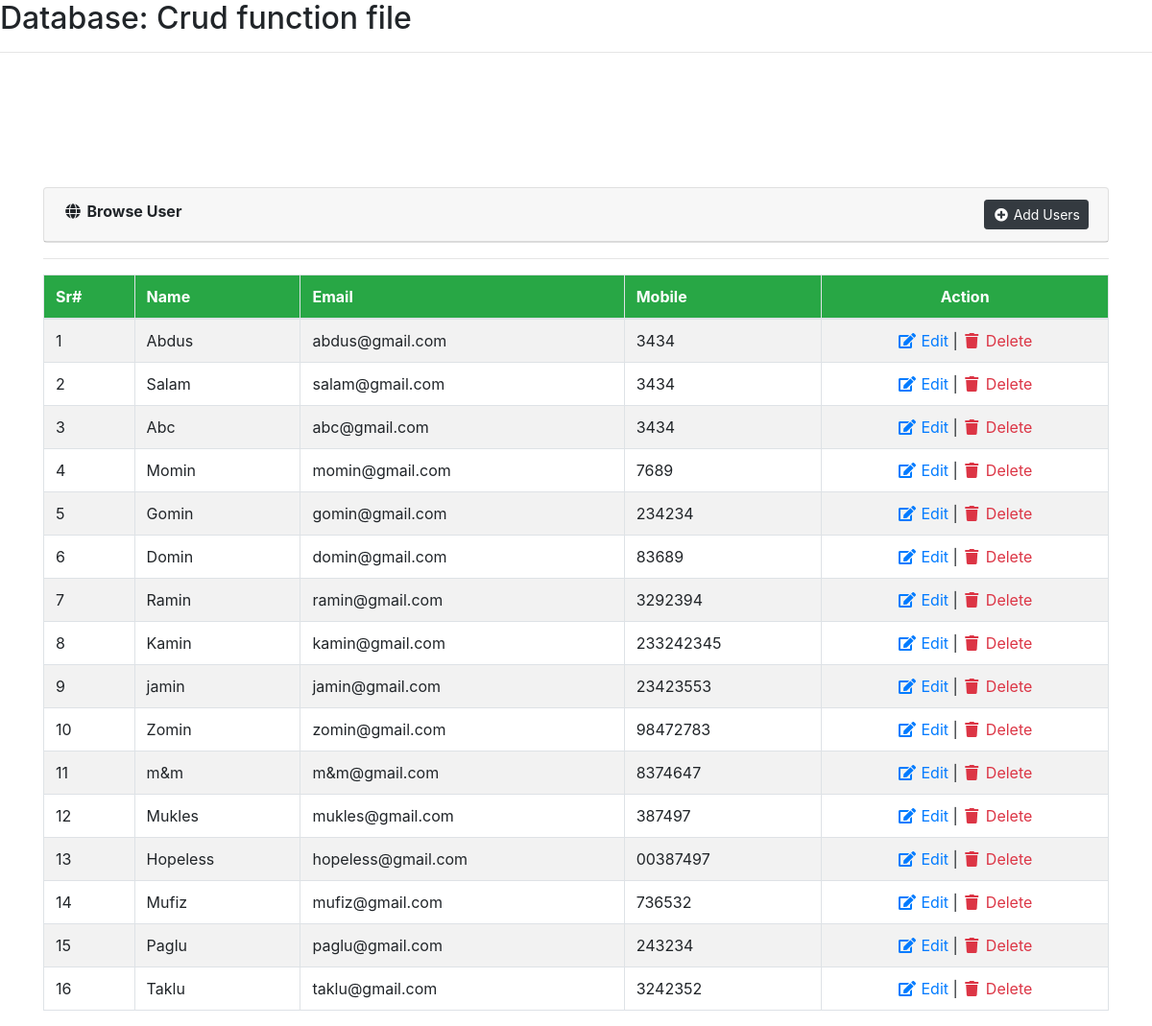
The page /users.php on the database its author committed.
### tables this page shows
CREATE TABLE `user` (
  `id` int(11) NOT NULL,
  `name` varchar(50) NOT NULL,
  `email` varchar(20) NOT NULL,
  `mobile` varchar(15) NOT NULL
);

### users.php (the view, shortened to what this page needs)
<?php
include('database.php');
$obj = new queryz();
$result = $obj->getData('user');
?>
<!doctype html>
<html lang="en-US">
   <head>
      <link rel="stylesheet" href="https://stackpath.bootstrapcdn.com/bootstrap/4.2.1/css/bootstrap.min.css">
      <link rel="stylesheet" href="https://use.fontawesome.com/releases/v5.6.3/css/all.css">
   </head>
   <body>
      <div class="container">
         <div class="card">
            <div class="card-header"><i class="fa fa-fw fa-globe"></i> <strong>Browse User</strong> <a href="manage-users.php" class="float-right btn btn-dark btn-sm"><i class="fa fa-fw fa-plus-circle"></i> Add Users</a></div>
         </div>
         <hr>
         <div>
            <table class="table table-striped table-bordered">
               <thead>
                  <tr class="bg-success text-white">
                     <th>Sr#</th>
                     <th>Name</th>
                     <th>Email</th>
                     <th>Mobile</th>
                     <th class="text-center">Action</th>
                  </tr>
               </thead>
               <tbody>
				<?php
				if(isset($result[0])){
					$sr = 1;
					foreach($result as $list){
				?>
                  <tr>
                     <td><?php echo $sr ?></td>
                     <td><?php echo $list['name']; ?></td>
                     <td><?php echo $list['email']; ?></td>
                     <td><?php echo $list['mobile']; ?></td>
                     <td align="center">
                        <a href="manage-users.php?id=<?php echo $list['id']; ?>" class="text-primary"><i class="fa fa-fw fa-edit"></i> Edit</a> |
                        <a href="?type=delete&id=<?php echo $list['id']; ?>" class="text-danger"><i class="fa fa-fw fa-trash"></i> Delete</a>
                     </td>
                  </tr>
				<?php
					$sr++;
					}
				}else{
				?>
                  <tr>
                     <td colspan="6" align="center">No Records Found!</td>
                  </tr>
				<?php } ?>
               </tbody>
            </table>
         </div>
      </div>
   </body>
</html>

### database.php (shortened to what this page needs)
<h2>Database: Crud function file</h2><hr><br>
<?php
class database{
	private $host = 'localhost';
	private $dbusername = 'root';
	private $dbpassword = '';
	private $dbname = 'crud';
	protected function connect(){
		$con = new mysqli($this->host, $this->dbusername, $this->dbpassword, $this->dbname);
		return $con;
	}
}
class queryz extends database{
	public function getData($table, $field='*', $condition_arr='', $order_by_field='', $order_by_type='desc', $limit=''){
		$sql = "select $field from $table ";
		$result = $this->connect()->query($sql);
		if($result->num_rows > 0){
			while($row = $result->fetch_assoc()){
				$arr[] = $row;
			}
			return $arr;
		}else{
			return 0;
		}
	}
}
?>

### users.php (style rules this page uses)
.container { margin-top:100px; }

### rows shown on the page
user: name "Abdus", email "abdus@gmail.com", mobile "3434"
user: name "Salam", email "salam@gmail.com", mobile "3434"
user: name "Abc", email "abc@gmail.com", mobile "3434"
user: name "Momin", email "momin@gmail.com", mobile "7689"
user: name "Gomin", email "gomin@gmail.com", mobile "234234"
user: name "Domin", email "domin@gmail.com", mobile "83689"
user: name "Ramin", email "ramin@gmail.com", mobile "3292394"
user: name "Kamin", email "kamin@gmail.com", mobile "233242345"
user: name "jamin", email "jamin@gmail.com", mobile "23423553"
user: name "Zomin", email "zomin@gmail.com", mobile "98472783"
user: name "m&m", email "m&m@gmail.com", mobile "8374647"
user: name "Mukles", email "mukles@gmail.com", mobile "387497"
user: name "Hopeless", email "hopeless@gmail.com", mobile "00387497"
user: name "Mufiz", email "mufiz@gmail.com", mobile "736532"
user: name "Paglu", email "paglu@gmail.com", mobile "243234"
user: name "Taklu", email "taklu@gmail.com", mobile "3242352"
